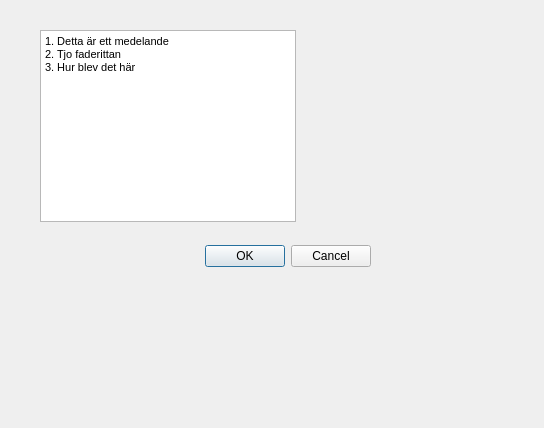
<?xml version="1.0" encoding="UTF-8"?>
<ui version="4.0">
 <class>Dialog</class>
 <widget class="QDialog" name="Dialog">
  <property name="geometry">
   <rect>
    <x>0</x>
    <y>0</y>
    <width>544</width>
    <height>428</height>
   </rect>
  </property>
  <property name="windowTitle">
   <string>Help</string>
  </property>
  <widget class="QDialogButtonBox" name="buttonBox">
   <property name="geometry">
    <rect>
     <x>30</x>
     <y>240</y>
     <width>341</width>
     <height>32</height>
    </rect>
   </property>
   <property name="orientation">
    <enum>Qt::Horizontal</enum>
   </property>
   <property name="standardButtons">
    <set>QDialogButtonBox::Cancel|QDialogButtonBox::Ok</set>
   </property>
  </widget>
  <widget class="QTextBrowser" name="textBrowser">
   <property name="geometry">
    <rect>
     <x>40</x>
     <y>30</y>
     <width>256</width>
     <height>192</height>
    </rect>
   </property>
   <property name="html">
    <string>&lt;!DOCTYPE HTML PUBLIC &quot;-//W3C//DTD HTML 4.0//EN&quot; &quot;http://www.w3.org/TR/REC-html40/strict.dtd&quot;&gt;
&lt;html&gt;&lt;head&gt;&lt;meta name=&quot;qrichtext&quot; content=&quot;1&quot; /&gt;&lt;style type=&quot;text/css&quot;&gt;
p, li { white-space: pre-wrap; }
&lt;/style&gt;&lt;/head&gt;&lt;body style=&quot; font-family:'MS Shell Dlg 2'; font-size:8.25pt; font-weight:400; font-style:normal;&quot;&gt;
&lt;p style=&quot; margin-top:0px; margin-bottom:0px; margin-left:0px; margin-right:0px; -qt-block-indent:0; text-indent:0px;&quot;&gt;1. Detta är ett medelande&lt;/p&gt;
&lt;p style=&quot; margin-top:0px; margin-bottom:0px; margin-left:0px; margin-right:0px; -qt-block-indent:0; text-indent:0px;&quot;&gt;2. Tjo faderittan&lt;/p&gt;
&lt;p style=&quot; margin-top:0px; margin-bottom:0px; margin-left:0px; margin-right:0px; -qt-block-indent:0; text-indent:0px;&quot;&gt;3. Hur blev det här&lt;/p&gt;&lt;/body&gt;&lt;/html&gt;</string>
   </property>
  </widget>
 </widget>
 <resources/>
 <connections>
  <connection>
   <sender>buttonBox</sender>
   <signal>accepted()</signal>
   <receiver>Dialog</receiver>
   <slot>accept()</slot>
   <hints>
    <hint type="sourcelabel">
     <x>248</x>
     <y>254</y>
    </hint>
    <hint type="destinationlabel">
     <x>157</x>
     <y>274</y>
    </hint>
   </hints>
  </connection>
  <connection>
   <sender>buttonBox</sender>
   <signal>rejected()</signal>
   <receiver>Dialog</receiver>
   <slot>reject()</slot>
   <hints>
    <hint type="sourcelabel">
     <x>316</x>
     <y>260</y>
    </hint>
    <hint type="destinationlabel">
     <x>286</x>
     <y>274</y>
    </hint>
   </hints>
  </connection>
 </connections>
</ui>
